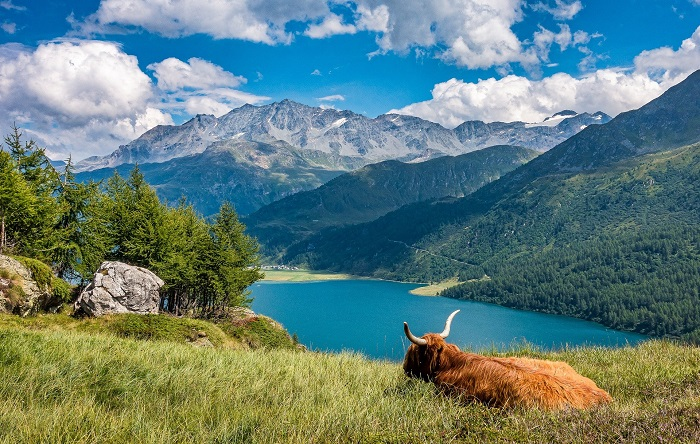
#> input picture image/nature.jpg, 700 x 444 px
$ python cartoonize.py
#> lines starting #> are read from the running program, lines starting #| are printed output that depends on the picture
import cv2
import numpy as np

img = cv2.imread("image//nature.jpg")
#> img is the input picture: shape (444, 700, 3); mean B, G, R 122.9, 126.8, 97.9
cv2.imshow("input-1",img)

gray = cv2.cvtColor(img,cv2.COLOR_BGR2GRAY)
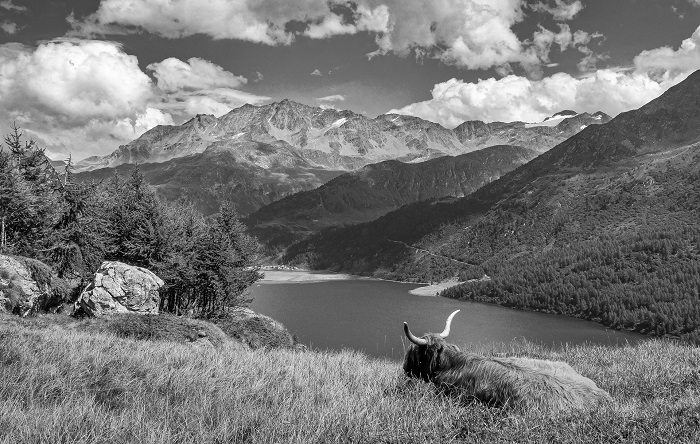
#> gray: shape (444, 700); min 0, max 255, mean 117.7
cv2.imshow("gray-2", gray)

gray = cv2.medianBlur(gray,3)
cv2.imshow("blur-3", gray)

edges = cv2.adaptiveThreshold(gray,255,cv2.ADAPTIVE_THRESH_MEAN_C,cv2.THRESH_BINARY,3,5)
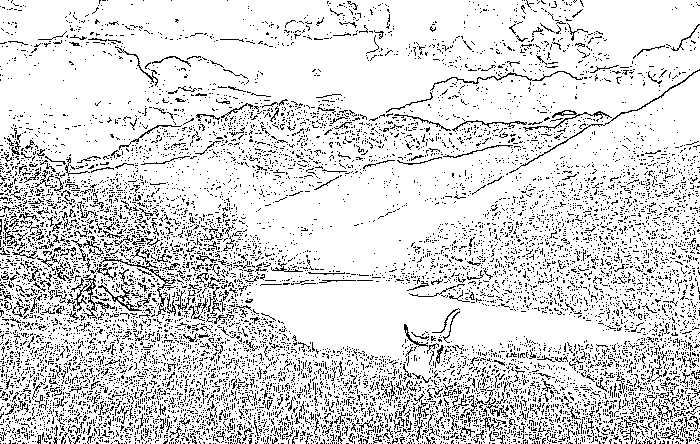
#> edges: shape (444, 700); 85.1% white; black in thin lines or dots
cv2.imshow("edges-4",edges)

color = cv2.bilateralFilter(img,2,250,250)
cv2.imshow("bilateral-5",color)

cartoon = cv2.bitwise_and(color,color,mask=edges)
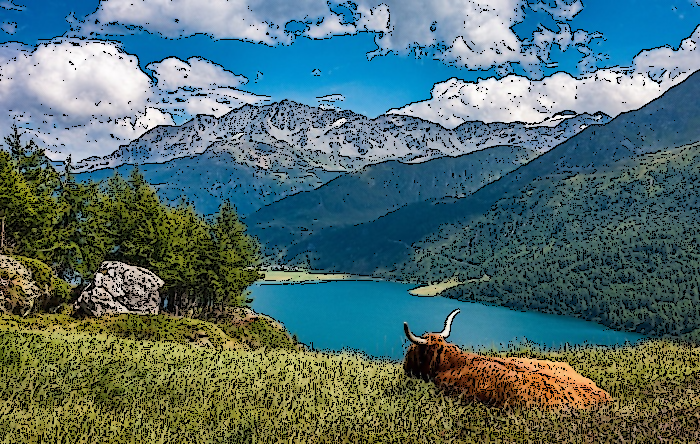
#> cartoon: shape (444, 700, 3); mean B, G, R 110.7, 110.8, 83.4
cv2.imshow("output-6",cartoon)


cv2.waitKey(0)
cv2.destroyAllWindows()

$ run again, with image/bilateral.PNG saved as image/nature.jpg
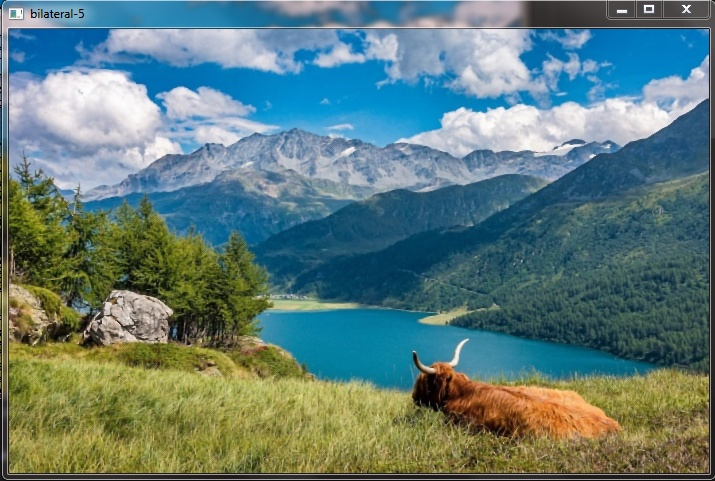
#> input picture image/bilateral.PNG, 715 x 481 px
#> img is the input picture: shape (481, 715, 3); mean B, G, R 122.2, 124.7, 96.8
#> `edges = cv2.adaptiveThreshold(gray,255,cv2.ADAPTIVE_THRESH_MEAN_C,cv2...`:
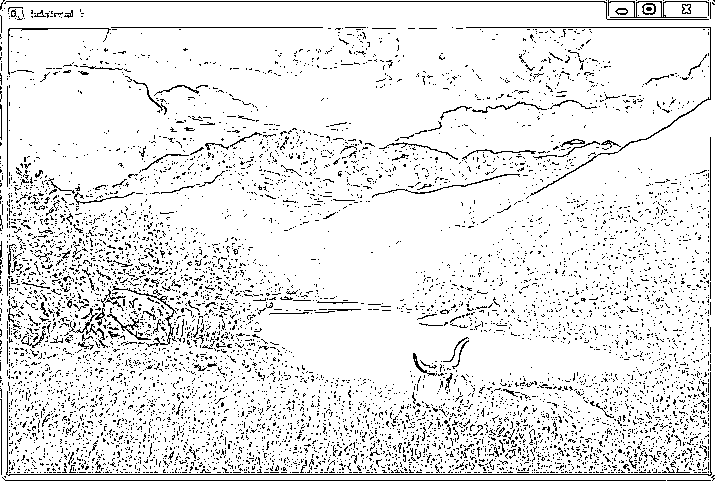
#> edges: shape (481, 715); 90.8% white; black in thin lines or dots
#> `cartoon = cv2.bitwise_and(color,color,mask=edges)`:
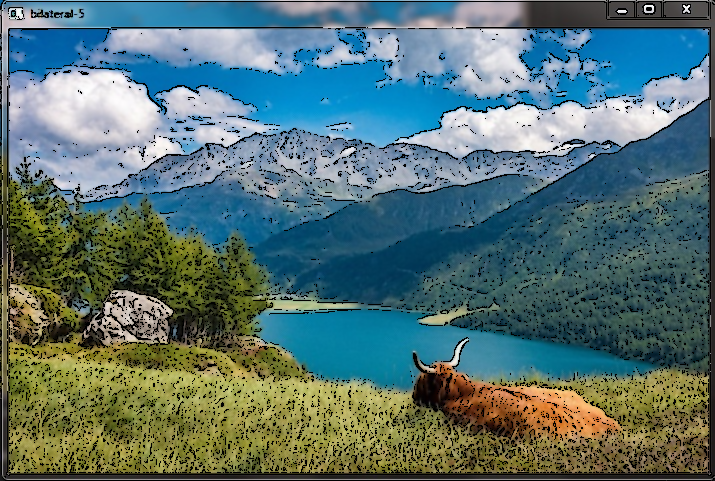
#> cartoon: shape (481, 715, 3); mean B, G, R 114.4, 115, 88
